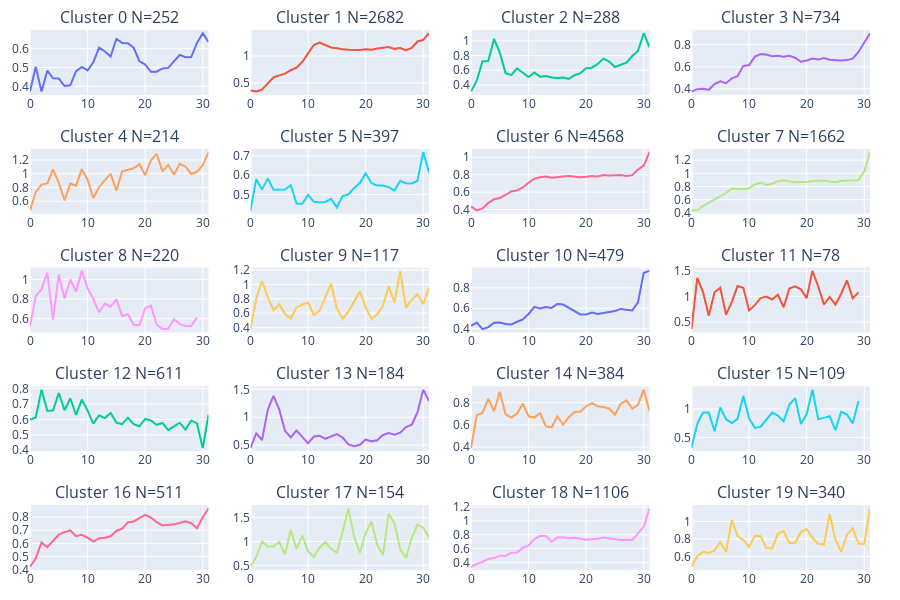

Notebook code for this chart:
### Markdown cell above
## Error by Cluster

### Code cell
fig = make_subplots(rows=5, cols=4,
    subplot_titles=[f'Cluster {int(cluster)} N={size}' for cluster, size in R_C_cluster['cluster'].value_counts().sort_index().iteritems()]
)
for cluster in R_C_cluster['cluster'].sort_values().unique():
    cluster = int(cluster)
    filtered_metric = full_metric[R_C_cluster['cluster'] == cluster]
    fig.add_trace(
        go.Scatter(y=filtered_metric.mean()),
        row=cluster//4+1, col=cluster%4+1
    )
fig.update_layout(height=600, margin={'t':30, 'l':30, 'b':30, 'r':30}, showlegend=False)
fig

### Figure 1 — Plotly figure (JSON) as saved in the notebook; plotly's stock layout.template omitted (floating-point values rounded to 4 significant figures)
{"data": [{"type": "scatter", "xaxis": "x", "y": [0.3723, 0.5044, 0.3731, 0.483, 0.4423, 0.4412, 0.4019, 0.4057, 0.4806, 0.5029, 0.4847, 0.5274, 0.6056, 0.5851, 0.5583, 0.6523, 0.6297, 0.6284, 0.6056, 0.5331, 0.516, 0.4773, 0.4779, 0.4952, 0.498, 0.5326, 0.5667, 0.5543, 0.5551, 0.6302, 0.6818, 0.6356], "yaxis": "y"}, {"type": "scatter", "xaxis": "x2", "y": [0.3579, 0.3403, 0.3769, 0.4935, 0.6044, 0.6409, 0.6738, 0.7365, 0.7838, 0.8927, 1.044, 1.204, 1.251, 1.202, 1.16, 1.146, 1.124, 1.118, 1.115, 1.112, 1.128, 1.119, 1.141, 1.156, 1.166, 1.133, 1.149, 1.111, 1.15, 1.27, 1.299, 1.423], "yaxis": "y2"}, {"type": "scatter", "xaxis": "x3", "y": [0.3106, 0.4591, 0.7228, 0.726, 1.026, 0.8399, 0.5612, 0.5345, 0.6248, 0.5598, 0.5081, 0.5705, 0.5134, 0.5219, 0.5008, 0.4955, 0.5023, 0.4822, 0.5325, 0.5617, 0.628, 0.635, 0.6866, 0.7587, 0.719, 0.6437, 0.6717, 0.7029, 0.7936, 0.863, 1.103, 0.9121], "yaxis": "y3"}, {"type": "scatter", "xaxis": "x4", "y": [0.3754, 0.3973, 0.4011, 0.3913, 0.4432, 0.4676, 0.4508, 0.4955, 0.514, 0.6083, 0.616, 0.6921, 0.7149, 0.7108, 0.6953, 0.7001, 0.6919, 0.6996, 0.6827, 0.646, 0.6572, 0.6759, 0.6654, 0.6796, 0.6634, 0.6568, 0.6564, 0.6607, 0.6741, 0.735, 0.8179, 0.9045], "yaxis": "y4"}, {"type": "scatter", "xaxis": "x5", "y": [0.466, 0.734, 0.8408, 0.8579, 1.063, 0.8688, 0.6117, 0.8576, 0.8269, 1.066, 0.9139, 0.6469, 0.8069, 0.8961, 1.001, 0.7531, 1.032, 1.059, 1.08, 1.142, 0.9778, 1.193, 1.288, 1.033, 1.129, 0.9849, 1.144, 1.103, 0.9961, 1.028, 1.124, 1.316], "yaxis": "y5"}, {"type": "scatter", "xaxis": "x6", "y": [0.4173, 0.5788, 0.525, 0.5832, 0.5244, 0.5251, 0.5258, 0.5483, 0.4532, 0.4512, 0.4976, 0.4614, 0.4586, 0.4607, 0.4766, 0.4325, 0.4919, 0.5001, 0.5332, 0.5593, 0.61, 0.5592, 0.546, 0.5461, 0.5377, 0.5195, 0.5712, 0.5586, 0.5573, 0.5708, 0.72, 0.6146], "yaxis": "y6"}, {"type": "scatter", "xaxis": "x7", "y": [0.4344, 0.3904, 0.4125, 0.4759, 0.5175, 0.5311, 0.5668, 0.6077, 0.6195, 0.6534, 0.7076, 0.7552, 0.77, 0.7797, 0.7644, 0.7749, 0.7792, 0.7853, 0.7738, 0.771, 0.775, 0.7843, 0.7784, 0.7968, 0.7893, 0.7917, 0.7956, 0.7842, 0.7948, 0.8583, 0.9033, 1.06], "yaxis": "y7"}, {"type": "scatter", "xaxis": "x8", "y": [0.4404, 0.4382, 0.5048, 0.5515, 0.6057, 0.6515, 0.7039, 0.771, 0.7697, 0.7591, 0.7716, 0.8313, 0.8592, 0.8229, 0.8413, 0.8792, 0.896, 0.8767, 0.8631, 0.8704, 0.8691, 0.8843, 0.8868, 0.8912, 0.8763, 0.8696, 0.8856, 0.8946, 0.8961, 0.8965, 1.029, 1.324], "yaxis": "y8"}, {"type": "scatter", "xaxis": "x9", "y": [0.5186, 0.8324, 0.8966, 1.069, 0.5899, 1.051, 0.805, 0.999, 0.8762, 1.087, 0.9111, 0.7999, 0.6645, 0.7533, 0.7209, 0.7974, 0.6278, 0.6454, 0.5381, 0.5327, 0.7066, 0.7318, 0.5383, 0.4928, 0.4961, 0.5944, 0.5475, 0.5224, 0.5276, 0.6123, null, null], "yaxis": "y9"}, {"type": "scatter", "xaxis": "x10", "y": [0.3757, 0.7998, 1.051, 0.8188, 0.6392, 0.7232, 0.5871, 0.5235, 0.6784, 0.7189, 0.7464, 0.5728, 0.6317, 0.8314, 1.012, 0.6636, 0.5218, 0.6214, 0.7541, 0.9025, 0.6799, 0.5186, 0.5834, 0.6994, 0.9732, 0.7449, 1.19, 0.677, 0.7877, 0.8631, 0.7257, 0.9551], "yaxis": "y10"}, {"type": "scatter", "xaxis": "x11", "y": [0.4279, 0.459, 0.3945, 0.4148, 0.4581, 0.4589, 0.4444, 0.4399, 0.4672, 0.4907, 0.5439, 0.6135, 0.5991, 0.612, 0.6034, 0.6426, 0.6367, 0.6037, 0.5781, 0.5394, 0.5396, 0.5571, 0.5449, 0.5537, 0.5579, 0.5727, 0.5937, 0.583, 0.5792, 0.6583, 0.9499, 0.968], "yaxis": "y11"}, {"type": "scatter", "xaxis": "x12", "y": [0.3617, 1.365, 1.088, 0.6255, 1.083, 1.172, 0.6447, 0.8907, 1.207, 1.172, 0.7288, 0.8308, 0.9693, 0.9986, 0.942, 1.037, 0.7892, 1.157, 1.201, 1.141, 0.9697, 1.503, 1.202, 0.8439, 0.9925, 0.8435, 1.055, 1.315, 0.9647, 1.082, null, null], "yaxis": "y12"}, {"type": "scatter", "xaxis": "x13", "y": [0.5973, 0.6128, 0.7933, 0.6566, 0.6576, 0.7714, 0.6594, 0.7371, 0.629, 0.7289, 0.657, 0.573, 0.6268, 0.6087, 0.6411, 0.5793, 0.57, 0.6112, 0.5689, 0.5556, 0.6029, 0.5928, 0.5653, 0.5772, 0.531, 0.5523, 0.5788, 0.5339, 0.5933, 0.5741, 0.4149, 0.629], "yaxis": "y13"}, {"type": "scatter", "xaxis": "x14", "y": [0.4491, 0.7108, 0.5924, 1.137, 1.386, 1.137, 0.754, 0.6371, 0.761, 0.6362, 0.5324, 0.6549, 0.6694, 0.6139, 0.6598, 0.6982, 0.6365, 0.5114, 0.479, 0.5065, 0.6022, 0.5678, 0.5865, 0.6824, 0.7151, 0.6865, 0.7248, 0.8231, 0.8671, 1.088, 1.497, 1.294], "yaxis": "y14"}, {"type": "scatter", "xaxis": "x15", "y": [0.3917, 0.6885, 0.7074, 0.8334, 0.7231, 0.8983, 0.6942, 0.6653, 0.7016, 0.79, 0.6768, 0.6655, 0.7054, 0.5858, 0.5777, 0.6767, 0.6018, 0.6718, 0.7168, 0.7202, 0.7674, 0.7957, 0.7673, 0.761, 0.7473, 0.6911, 0.7894, 0.8203, 0.746, 0.7798, 0.9172, 0.7235], "yaxis": "y15"}, {"type": "scatter", "xaxis": "x16", "y": [0.3182, 0.7396, 0.9396, 0.9371, 0.6108, 1.029, 0.8202, 0.7557, 0.8288, 1.226, 0.836, 0.6695, 0.69, 0.8153, 0.9378, 0.883, 0.7835, 1.077, 1.19, 0.7363, 0.9077, 1.339, 0.8207, 0.8443, 0.8724, 0.6297, 0.9551, 0.9035, 0.7483, 1.141, null, null], "yaxis": "y16"}, {"type": "scatter", "xaxis": "x17", "y": [0.4225, 0.4864, 0.6068, 0.5708, 0.6179, 0.6662, 0.6859, 0.6996, 0.6544, 0.665, 0.6444, 0.6137, 0.6398, 0.6425, 0.6537, 0.6947, 0.7121, 0.7602, 0.7665, 0.7893, 0.8167, 0.7966, 0.7619, 0.737, 0.7396, 0.7464, 0.7552, 0.7688, 0.7535, 0.7159, 0.7983, 0.8657], "yaxis": "y17"}, {"type": "scatter", "xaxis": "x18", "y": [0.4695, 0.6762, 1.0, 0.8902, 0.9008, 0.9881, 0.7264, 1.249, 0.8456, 1.124, 0.7934, 0.6768, 0.869, 0.9877, 0.8468, 0.7678, 1.202, 1.694, 1.102, 0.7654, 1.175, 1.419, 0.9342, 0.7144, 1.586, 1.378, 0.8418, 0.6545, 1.075, 1.354, 1.291, 1.08], "yaxis": "y18"}, {"type": "scatter", "xaxis": "x19", "y": [0.3363, 0.3782, 0.4046, 0.4496, 0.4622, 0.4965, 0.4922, 0.5401, 0.544, 0.6097, 0.6437, 0.7347, 0.7854, 0.7832, 0.6989, 0.7582, 0.7618, 0.7503, 0.7557, 0.7433, 0.7278, 0.7353, 0.7408, 0.7606, 0.7473, 0.7397, 0.7253, 0.7283, 0.7238, 0.8183, 0.9185, 1.18], "yaxis": "y19"}, {"type": "scatter", "xaxis": "x20", "y": [0.4838, 0.6036, 0.6543, 0.6395, 0.6693, 0.7639, 0.6516, 1.018, 0.8323, 0.7888, 0.7098, 0.8379, 0.833, 0.6989, 0.6923, 0.86, 0.8917, 0.7534, 0.7548, 0.8798, 0.9137, 0.8138, 0.746, 0.7356, 1.087, 0.7887, 0.6552, 0.8498, 0.9234, 0.7457, 0.7462, 1.149], "yaxis": "y20"}], "layout": {"annotations": [{"font": {"size": 16}, "showarrow": false, "text": "Cluster 0 N=252", "x": 0.1062, "xanchor": "center", "xref": "paper", "y": 1, "yanchor": "bottom", "yref": "paper"}, {"font": {"size": 16}, "showarrow": false, "text": "Cluster 1 N=2682", "x": 0.3688, "xanchor": "center", "xref": "paper", "y": 1, "yanchor": "bottom", "yref": "paper"}, {"font": {"size": 16}, "showarrow": false, "text": "Cluster 2 N=288", "x": 0.6313, "xanchor": "center", "xref": "paper", "y": 1, "yanchor": "bottom", "yref": "paper"}, {"font": {"size": 16}, "showarrow": false, "text": "Cluster 3 N=734", "x": 0.8938, "xanchor": "center", "xref": "paper", "y": 1, "yanchor": "bottom", "yref": "paper"}, {"font": {"size": 16}, "showarrow": false, "text": "Cluster 4 N=214", "x": 0.1062, "xanchor": "center", "xref": "paper", "y": 0.78, "yanchor": "bottom", "yref": "paper"}, {"font": {"size": 16}, "showarrow": false, "text": "Cluster 5 N=397", "x": 0.3688, "xanchor": "center", "xref": "paper", "y": 0.78, "yanchor": "bottom", "yref": "paper"}, {"font": {"size": 16}, "showarrow": false, "text": "Cluster 6 N=4568", "x": 0.6313, "xanchor": "center", "xref": "paper", "y": 0.78, "yanchor": "bottom", "yref": "paper"}, {"font": {"size": 16}, "showarrow": false, "text": "Cluster 7 N=1662", "x": 0.8938, "xanchor": "center", "xref": "paper", "y": 0.78, "yanchor": "bottom", "yref": "paper"}, {"font": {"size": 16}, "showarrow": false, "text": "Cluster 8 N=220", "x": 0.1062, "xanchor": "center", "xref": "paper", "y": 0.56, "yanchor": "bottom", "yref": "paper"}, {"font": {"size": 16}, "showarrow": false, "text": "Cluster 9 N=117", "x": 0.3688, "xanchor": "center", "xref": "paper", "y": 0.56, "yanchor": "bottom", "yref": "paper"}, {"font": {"size": 16}, "showarrow": false, "text": "Cluster 10 N=479", "x": 0.6313, "xanchor": "center", "xref": "paper", "y": 0.56, "yanchor": "bottom", "yref": "paper"}, {"font": {"size": 16}, "showarrow": false, "text": "Cluster 11 N=78", "x": 0.8938, "xanchor": "center", "xref": "paper", "y": 0.56, "yanchor": "bottom", "yref": "paper"}, {"font": {"size": 16}, "showarrow": false, "text": "Cluster 12 N=611", "x": 0.1062, "xanchor": "center", "xref": "paper", "y": 0.34, "yanchor": "bottom", "yref": "paper"}, {"font": {"size": 16}, "showarrow": false, "text": "Cluster 13 N=184", "x": 0.3688, "xanchor": "center", "xref": "paper", "y": 0.34, "yanchor": "bottom", "yref": "paper"}, {"font": {"size": 16}, "showarrow": false, "text": "Cluster 14 N=384", "x": 0.6313, "xanchor": "center", "xref": "paper", "y": 0.34, "yanchor": "bottom", "yref": "paper"}, {"font": {"size": 16}, "showarrow": false, "text": "Cluster 15 N=109", "x": 0.8938, "xanchor": "center", "xref": "paper", "y": 0.34, "yanchor": "bottom", "yref": "paper"}, {"font": {"size": 16}, "showarrow": false, "text": "Cluster 16 N=511", "x": 0.1062, "xanchor": "center", "xref": "paper", "y": 0.12, "yanchor": "bottom", "yref": "paper"}, {"font": {"size": 16}, "showarrow": false, "text": "Cluster 17 N=154", "x": 0.3688, "xanchor": "center", "xref": "paper", "y": 0.12, "yanchor": "bottom", "yref": "paper"}, {"font": {"size": 16}, "showarrow": false, "text": "Cluster 18 N=1106", "x": 0.6313, "xanchor": "center", "xref": "paper", "y": 0.12, "yanchor": "bottom", "yref": "paper"}, {"font": {"size": 16}, "showarrow": false, "text": "Cluster 19 N=340", "x": 0.8938, "xanchor": "center", "xref": "paper", "y": 0.12, "yanchor": "bottom", "yref": "paper"}], "height": 600, "margin": {"b": 30, "l": 30, "r": 30, "t": 30}, "showlegend": false, "xaxis": {"anchor": "y", "domain": [0, 0.2125]}, "xaxis10": {"anchor": "y10", "domain": [0.2625, 0.475]}, "xaxis11": {"anchor": "y11", "domain": [0.525, 0.7375]}, "xaxis12": {"anchor": "y12", "domain": [0.7875, 1]}, "xaxis13": {"anchor": "y13", "domain": [0, 0.2125]}, "xaxis14": {"anchor": "y14", "domain": [0.2625, 0.475]}, "xaxis15": {"anchor": "y15", "domain": [0.525, 0.7375]}, "xaxis16": {"anchor": "y16", "domain": [0.7875, 1]}, "xaxis17": {"anchor": "y17", "domain": [0, 0.2125]}, "xaxis18": {"anchor": "y18", "domain": [0.2625, 0.475]}, "xaxis19": {"anchor": "y19", "domain": [0.525, 0.7375]}, "xaxis2": {"anchor": "y2", "domain": [0.2625, 0.475]}, "xaxis20": {"anchor": "y20", "domain": [0.7875, 1]}, "xaxis3": {"anchor": "y3", "domain": [0.525, 0.7375]}, "xaxis4": {"anchor": "y4", "domain": [0.7875, 1]}, "xaxis5": {"anchor": "y5", "domain": [0, 0.2125]}, "xaxis6": {"anchor": "y6", "domain": [0.2625, 0.475]}, "xaxis7": {"anchor": "y7", "domain": [0.525, 0.7375]}, "xaxis8": {"anchor": "y8", "domain": [0.7875, 1]}, "xaxis9": {"anchor": "y9", "domain": [0, 0.2125]}, "yaxis": {"anchor": "x", "domain": [0.88, 1]}, "yaxis10": {"anchor": "x10", "domain": [0.44, 0.56]}, "yaxis11": {"anchor": "x11", "domain": [0.44, 0.56]}, "yaxis12": {"anchor": "x12", "domain": [0.44, 0.56]}, "yaxis13": {"anchor": "x13", "domain": [0.22, 0.34]}, "yaxis14": {"anchor": "x14", "domain": [0.22, 0.34]}, "yaxis15": {"anchor": "x15", "domain": [0.22, 0.34]}, "yaxis16": {"anchor": "x16", "domain": [0.22, 0.34]}, "yaxis17": {"anchor": "x17", "domain": [0, 0.12]}, "yaxis18": {"anchor": "x18", "domain": [0, 0.12]}, "yaxis19": {"anchor": "x19", "domain": [0, 0.12]}, "yaxis2": {"anchor": "x2", "domain": [0.88, 1]}, "yaxis20": {"anchor": "x20", "domain": [0, 0.12]}, "yaxis3": {"anchor": "x3", "domain": [0.88, 1]}, "yaxis4": {"anchor": "x4", "domain": [0.88, 1]}, "yaxis5": {"anchor": "x5", "domain": [0.66, 0.78]}, "yaxis6": {"anchor": "x6", "domain": [0.66, 0.78]}, "yaxis7": {"anchor": "x7", "domain": [0.66, 0.78]}, "yaxis8": {"anchor": "x8", "domain": [0.66, 0.78]}, "yaxis9": {"anchor": "x9", "domain": [0.44, 0.56]}}}
